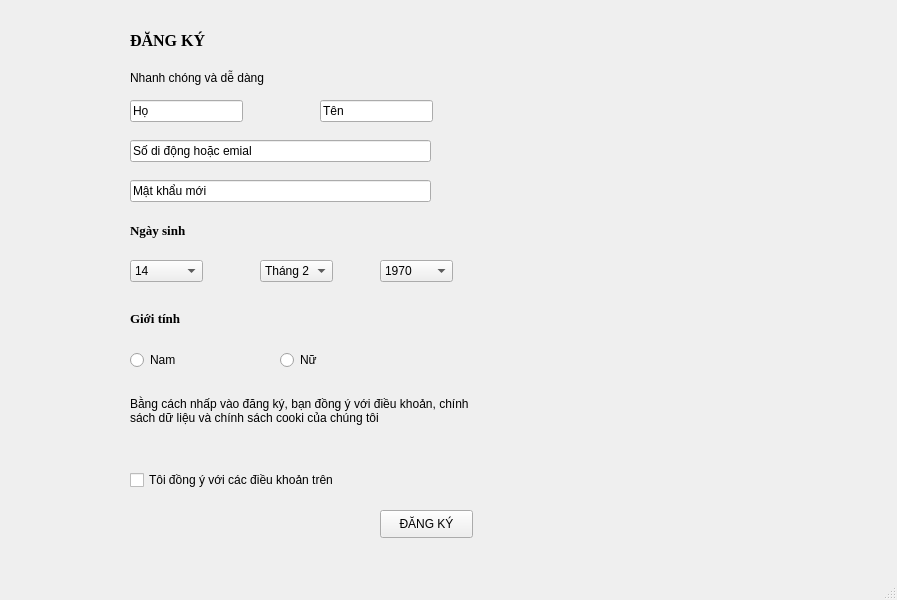
<?xml version="1.0" encoding="UTF-8"?>
<ui version="4.0">
 <class>MainWindow</class>
 <widget class="QMainWindow" name="MainWindow">
  <property name="geometry">
   <rect>
    <x>0</x>
    <y>0</y>
    <width>897</width>
    <height>600</height>
   </rect>
  </property>
  <property name="windowTitle">
   <string>MainWindow</string>
  </property>
  <widget class="QWidget" name="centralwidget">
   <widget class="QLabel" name="label">
    <property name="geometry">
     <rect>
      <x>130</x>
      <y>20</y>
      <width>191</width>
      <height>41</height>
     </rect>
    </property>
    <property name="font">
     <font>
      <family>Times New Roman</family>
      <pointsize>12</pointsize>
      <weight>75</weight>
      <bold>true</bold>
     </font>
    </property>
    <property name="text">
     <string>ĐĂNG KÝ</string>
    </property>
    <property name="margin">
     <number>0</number>
    </property>
    <property name="indent">
     <number>-1</number>
    </property>
   </widget>
   <widget class="QLabel" name="label_2">
    <property name="geometry">
     <rect>
      <x>130</x>
      <y>70</y>
      <width>151</width>
      <height>16</height>
     </rect>
    </property>
    <property name="text">
     <string>Nhanh chóng và dễ dàng</string>
    </property>
   </widget>
   <widget class="QLineEdit" name="lineEdit">
    <property name="geometry">
     <rect>
      <x>130</x>
      <y>100</y>
      <width>113</width>
      <height>22</height>
     </rect>
    </property>
    <property name="text">
     <string>Họ</string>
    </property>
   </widget>
   <widget class="QLineEdit" name="lineEdit_2">
    <property name="geometry">
     <rect>
      <x>320</x>
      <y>100</y>
      <width>113</width>
      <height>22</height>
     </rect>
    </property>
    <property name="text">
     <string>Tên</string>
    </property>
   </widget>
   <widget class="QLineEdit" name="lineEdit_3">
    <property name="geometry">
     <rect>
      <x>130</x>
      <y>140</y>
      <width>301</width>
      <height>22</height>
     </rect>
    </property>
    <property name="text">
     <string>Số di động hoặc emial</string>
    </property>
   </widget>
   <widget class="QLineEdit" name="lineEdit_4">
    <property name="geometry">
     <rect>
      <x>130</x>
      <y>180</y>
      <width>301</width>
      <height>22</height>
     </rect>
    </property>
    <property name="text">
     <string>Mật khẩu mới</string>
    </property>
   </widget>
   <widget class="QComboBox" name="comboBox">
    <property name="geometry">
     <rect>
      <x>130</x>
      <y>260</y>
      <width>73</width>
      <height>22</height>
     </rect>
    </property>
    <item>
     <property name="text">
      <string>14</string>
     </property>
    </item>
   </widget>
   <widget class="QComboBox" name="comboBox_2">
    <property name="geometry">
     <rect>
      <x>260</x>
      <y>260</y>
      <width>73</width>
      <height>22</height>
     </rect>
    </property>
    <item>
     <property name="text">
      <string>Tháng 2</string>
     </property>
    </item>
   </widget>
   <widget class="QComboBox" name="comboBox_3">
    <property name="geometry">
     <rect>
      <x>380</x>
      <y>260</y>
      <width>73</width>
      <height>22</height>
     </rect>
    </property>
    <item>
     <property name="text">
      <string>1970</string>
     </property>
    </item>
   </widget>
   <widget class="QLabel" name="label_3">
    <property name="geometry">
     <rect>
      <x>130</x>
      <y>220</y>
      <width>81</width>
      <height>20</height>
     </rect>
    </property>
    <property name="font">
     <font>
      <family>Times New Roman</family>
      <pointsize>10</pointsize>
      <weight>75</weight>
      <bold>true</bold>
     </font>
    </property>
    <property name="text">
     <string>Ngày sinh</string>
    </property>
   </widget>
   <widget class="QLabel" name="label_4">
    <property name="geometry">
     <rect>
      <x>130</x>
      <y>310</y>
      <width>55</width>
      <height>16</height>
     </rect>
    </property>
    <property name="font">
     <font>
      <family>Times New Roman</family>
      <pointsize>10</pointsize>
      <weight>75</weight>
      <bold>true</bold>
     </font>
    </property>
    <property name="text">
     <string>Giới tính</string>
    </property>
   </widget>
   <widget class="QRadioButton" name="radioButton">
    <property name="geometry">
     <rect>
      <x>130</x>
      <y>350</y>
      <width>95</width>
      <height>20</height>
     </rect>
    </property>
    <property name="text">
     <string>Nam</string>
    </property>
   </widget>
   <widget class="QRadioButton" name="radioButton_2">
    <property name="geometry">
     <rect>
      <x>280</x>
      <y>350</y>
      <width>95</width>
      <height>20</height>
     </rect>
    </property>
    <property name="text">
     <string>Nữ</string>
    </property>
   </widget>
   <widget class="QCheckBox" name="checkBox">
    <property name="geometry">
     <rect>
      <x>130</x>
      <y>470</y>
      <width>241</width>
      <height>20</height>
     </rect>
    </property>
    <property name="layoutDirection">
     <enum>Qt::LeftToRight</enum>
    </property>
    <property name="text">
     <string>Tôi đồng ý với các điều khoản trên</string>
    </property>
   </widget>
   <widget class="QLabel" name="label_5">
    <property name="geometry">
     <rect>
      <x>130</x>
      <y>380</y>
      <width>351</width>
      <height>61</height>
     </rect>
    </property>
    <property name="text">
     <string>Bằng cách nhấp vào đăng ký, bạn đồng ý với điều khoản, chính sách dữ liệu và chính sách cooki của chúng tôi</string>
    </property>
    <property name="wordWrap">
     <bool>true</bool>
    </property>
   </widget>
   <widget class="QPushButton" name="pushButton">
    <property name="geometry">
     <rect>
      <x>380</x>
      <y>510</y>
      <width>93</width>
      <height>28</height>
     </rect>
    </property>
    <property name="text">
     <string>ĐĂNG KÝ</string>
    </property>
   </widget>
  </widget>
  <widget class="QMenuBar" name="menubar">
   <property name="geometry">
    <rect>
     <x>0</x>
     <y>0</y>
     <width>897</width>
     <height>26</height>
    </rect>
   </property>
  </widget>
  <widget class="QStatusBar" name="statusbar"/>
 </widget>
 <resources/>
 <connections/>
</ui>
